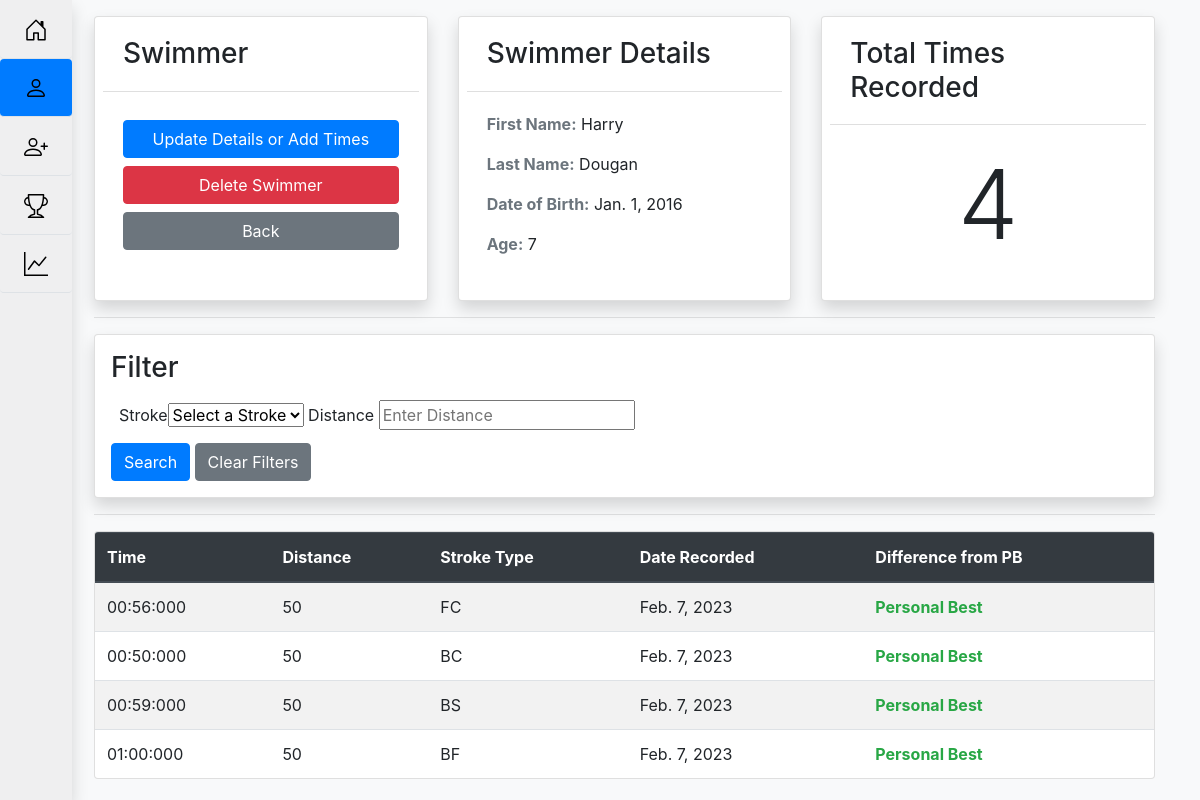
/swimmer/detail/139/, run on the app's committed database.
### home/models.py (models this page shows, shortened)
class Swimmer(models.Model):
    first_name = models.CharField('First Name',max_length=50)
    last_name = models.CharField('Last Name',max_length=50)
    dob = models.DateField("Date Of Birth", default = datetime.date(2010,1,1))
    @property
    def get_age(self):
        today = date.today()
        age = today.year - self.dob.year
        return age

class SwimmingInfo(models.Model):
    FRONTCRAWL = 'FC'
    BACKCRAWL = 'BC'
    BUTTERFLY = 'BF'
    BREASTSTROKE = 'BS'
    MEDLEY = 'IM'
    strokeTypes = [
    (FRONTCRAWL,'Front Crawl'),
    (BACKCRAWL,'Back Crawl'),
    (BUTTERFLY,'Butterfly'),
    (BREASTSTROKE,'Breaststroke'),
    (MEDLEY, 'Medley')
    ]
    distance = models.PositiveIntegerField(_('Distance'),null = False, default=50)
    strokeType = models.CharField(_('Stroke Type'),max_length=20, choices=strokeTypes, default=FRONTCRAWL)
    class Meta:
        abstract = True

class SwimTime(SwimmingInfo):
    swimmer =models.ForeignKey(Swimmer, on_delete=models.CASCADE)
    time = models.DurationField(_('Time'), default= timedelta(minutes=1, seconds=1, milliseconds=10))
    date = models.DateField(_('Date Recorded'),default = timezone.now)
    def get_time(self):
        return format_time(self.time)
    def find_difference(self):
        personal_best = PersonalBest.objects.get(
                swimmer= self.swimmer,
                swim_time__strokeType= self.strokeType,
                swim_time__distance= self.distance
            )
        pbTime = personal_best.swim_time.time
        if pbTime == self.time :
            return False
        else:
            difference = self.time - pbTime
            return format_time(difference)

### home/views.py (the view)
# urls.py: path('swimmer/detail/<int:pk>/',views.SwimmerDetailView.as_view(), name = 'detail'),
class SwimmerDetailView(generic.DetailView):
    model = Swimmer
    def get_context_data(self, **kwargs):
        context= super().get_context_data(**kwargs)
        context['swimTimes']=self.get_child_objects()
        return context
    def get_child_objects(self):
        swimmer_object = self.get_object()
        times_objects = swimmer_object.swimtime_set.all()
        if self.request.method == 'GET':
            strokeType = self.request.GET.get("strokeType")
            distance = self.request.GET.get("distance")
            if not strokeType and not distance:
                strokeType=""
                distance=""
            times_objects = times_objects.filter(
            Q(strokeType__icontains=strokeType)&Q(distance__icontains=distance))
        return times_objects

### home/models.py (called while the page is built)
def format_time(time):
        secs , microseconds = time.seconds, time.microseconds
        mins = secs//60
        secs = secs-(mins*60)
        millisecs  = microseconds/1000
        return "{:02}:{:02}:{:03}".format(int(mins),int(secs),int(millisecs))

### home/templates/home/swimmer_detail.html (shortened to what this page needs)
{% extends "home/master.html" %}
{% load static %}
{% block nav_item_swimmer_list %}active{% endblock nav_item_swimmer_list %}
{% block main %}
<div class="container main">
    <div class="card-deck">
        <div class="card shadow p-2">
            <div class="card-header bg-white">
                <h3>Swimmer</h3>
            </div>
            <div class="card-body">
                <a class="btn btn-primary mt-2 w-100" href="{% url 'home:update' swimmer.id %}">Update Details or Add
                    Times</a>
                    <button type="button" class="btn btn-danger mt-2 w-100" data-toggle="modal"
                    data-target="#deleteModal{{swimmer.pk}}">
                    Delete Swimmer
                </button>
                <a class="btn-secondary btn mt-2 w-100" href="{%url 'home:swimmers' %}">Back</a>
            </div>
        </div>
        <div class="card shadow p-2">
            <div class="card-header bg-white">
                <h3>Swimmer Details</h3>
            </div>
            <div class="card-body">
                <p><b class="text-secondary">First Name:</b> {{ swimmer.first_name }}</p>
                <p><b class="text-secondary">Last Name:</b> {{ swimmer.last_name }}</p>
                <p><b class="text-secondary">Date of Birth:</b> {{ swimmer.dob }}</p>
                <p><b class="text-secondary">Age:</b> {{swimmer.get_age}}</p>
            </div>
        </div>
        <div class="card shadow p-2 ">
            <div class="card-header bg-white">
                <h3>Total Times Recorded</h3>
            </div>
            <div class="card-body align-items-center d-flex justify-content-center">
                <h1 class="display-1">{{swimmer.swimtime_set.count}}</h1>
            </div>
        </div>
    </div>
    <hr>
    <div class="card shadow p-3">
        <h3>Filter</h3>
        <form action="{% url 'home:detail' swimmer.id %}" method="get">
            <div class="p-2">
                <label for="strokeType">Stroke </label><select id="strokeType" name="strokeType">
                    <option value="">Select a Stroke</option>
                </select>
                <label for="distance">Distance </label>
                <input name="distance" type="number" placeholder="Enter Distance">
            </div>
            <button type="submit" class="btn-primary btn">Search</button>
            <a class="btn-secondary btn" href="{%url 'home:detail' swimmer.id%}">Clear Filters</a>
        </form>
    </div>
    <hr>
    <div class="card table-responsive">
        {%if swimTimes.count > 0%}
        <table class="table card-body table-striped mb-0">
            <thead class="thead-dark">
                <tr>
                    <th class="sortable">Time</th>
                    <th>Distance</th>
                    <th>Stroke Type</th>
                    <th>Date Recorded</th>
                    <th>Difference from PB</th>
                </tr>
            </thead>
            <tbody>
                {% for t in swimTimes %}
                <tr>
                    <td>{{t.get_time}}</td>
                    <td>{{t.distance}}</td>
                    <td>{{t.strokeType}}</td>
                    <td>{{t.date}}</td>
                    <td>
                        {%if t.find_difference%}
                            <span class="text-danger">+{{t.find_difference}}</span>
                        {%else%}
                            <b class="text-success">Personal Best</b>
                        {%endif%}
                    </td>
                </tr>
                {%endfor%}
            </tbody>
        </table>
        {%else%}
        <p class="p-3 text-center">Sorry, there are no swim times matching the filters you entered.
            <br>Please try again with different filters.</p>
        {%endif%}
    </div>
</div>
{% endblock main %}

### home/static/home/css/style.css (style rules this page uses)
.main { padding-left: 4rem; padding-top: 1rem; }

### home/templates/home/master.html (style rules this page uses)
@media (min-width:769px) { .main { padding-left: 4rem !important; } }

### data on the page
Swimmer: first_name "Harry", last_name "Dougan", dob "Jan. 1, 2016", get_age "7", swimtime_set.count "4"
SwimTime: get_time "00:56:000", distance "50", strokeType "FC", date "Feb. 7, 2023", shows "Personal Best"
SwimTime: get_time "00:50:000", distance "50", strokeType "BC", date "Feb. 7, 2023", shows "Personal Best"
SwimTime: get_time "00:59:000", distance "50", strokeType "BS", date "Feb. 7, 2023", shows "Personal Best"
SwimTime: get_time "01:00:000", distance "50", strokeType "BF", date "Feb. 7, 2023", shows "Personal Best"
